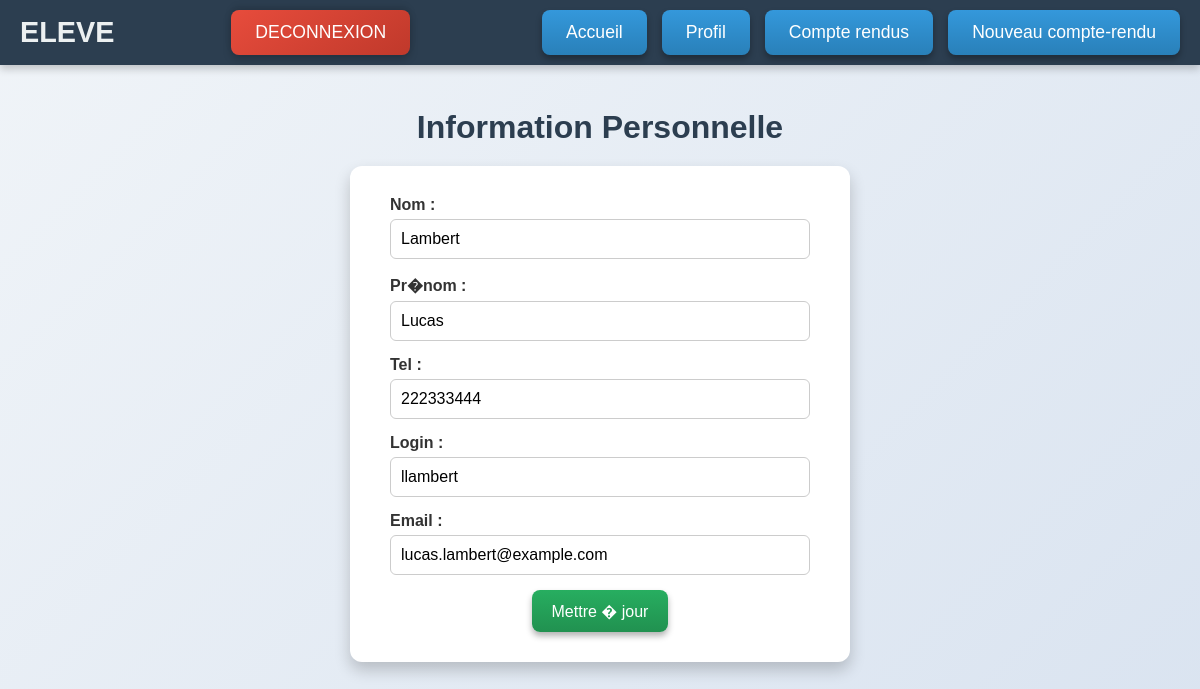
The app's page /perso.php (signed in) with its own data.
### tables this page shows
CREATE TABLE `utilisateur` (
  `num` int(10) NOT NULL,
  `nom` varchar(100) DEFAULT NULL,
  `prenom` varchar(100) DEFAULT NULL,
  `tel` int(20) DEFAULT NULL,
  `login` varchar(100) DEFAULT NULL,
  `motdepasse` varchar(100) DEFAULT NULL,
  `type` int(1) DEFAULT NULL,
  `email` varchar(100) DEFAULT NULL,
  `option` int(1) NOT NULL COMMENT '0 pour ELEVE; 1 pour PROF',
  `num_stage` int(10) DEFAULT NULL
);

### perso.php (the view, shortened to what this page needs)
<?php
include '_conf.php';
?>
<!DOCTYPE html>
<html>
<head>
    <link rel="stylesheet" href="style.css">
</head>
<body>
<?php
if (isset($_SESSION["login"]))
    {
        $id = $_SESSION["id"];
        if($_SESSION["type"]==0)
        {
            include '_menuEleve.php';
        }
        else
        {
            include '_menuProf.php';
        }
        $connexion = mysqli_connect($serveurBDD,$userBDD,$mdpBDD,$nomBDD);
        $requete="Select * from utilisateur WHERE num = '$id'";
        $resultat = mysqli_query($connexion, $requete);
        while($donnees = mysqli_fetch_assoc($resultat))
         {
            $nom = $donnees['nom'];
            $prenom = $donnees['prenom'];
            $tel = $donnees['tel'];
            $login = $donnees['login'];
            $email = $donnees['email'];
         }
         ?>
         <section id="formulaire" class="form-container">
            <h2>Information Personnelle</h2>
            <form action="perso.php" method="post">
                <div class="form-group">
                    <label>Nom :</label>
                    <input type="text" name="nom" value="<?php echo $nom ?>">
                </div>
                <div class="form-group">
                    <label>Pr�nom :</label>
                    <input type="text" name="prenom" value="<?php echo $prenom ?>">
                </div>
                <div class="form-group">
                    <label>Tel :</label>
                    <input type="text" name="tel" value="<?php echo $tel ?>">
                </div>
                <div class="form-group">
                    <label>Login :</label>
                    <input type="text" name="login" value="<?php echo $login ?>">
                </div>
                <div class="form-group">
                    <label>Email :</label>
                    <input type="text" name="email" value="<?php echo $email ?>">
                </div>
                <button type="submit" class="btn-submit" name="envoi_info" value="1">Mettre � jour</button>
            </form>
        </section>
         <?php
    }
?>
</body>
</html>

### style.css (style rules this page uses)
* { margin: 0; padding: 0; box-sizing: border-box; font-family: 'Arial', sans-serif; }
body { background: linear-gradient(135deg, #f0f4f8, #d9e3f0); color: #333; min-height: 100vh; }
.form-container { display: flex; flex-direction: column; align-items: center; justify-content: center; min-height: 80vh; text-align: center; }
.form-container h2 { font-size: 2rem; margin-bottom: 20px; color: #2c3e50; }
form { background: #ffffff; padding: 30px 40px; border-radius: 12px; box-shadow: 0 8px 16px rgba(0, 0, 0, 0.2); width: 100%; max-width: 500px; }
.form-group { margin-bottom: 15px; text-align: left; }
label { font-weight: bold; display: block; margin-bottom: 5px; color: #333; }
input { width: 100%; padding: 10px; font-size: 1rem; border: 1px solid #ccc; border-radius: 6px; transition: border-color 0.3s ease, box-shadow 0.3s ease; }
.btn-submit { background: linear-gradient(to bottom, #27ae60, #219150); color: #fff; border: none; padding: 10px 20px; font-size: 1rem; border-radius: 8px; box-shadow: 0 4px 6px rgba(0, 0, 0, 0.3); cursor: pointer; transition: all 0.3s ease; }

### records on screen
utilisateur: nom "Lambert", prenom "Lucas", tel "222333444", login "llambert", email "lucas.lambert@example.com"
